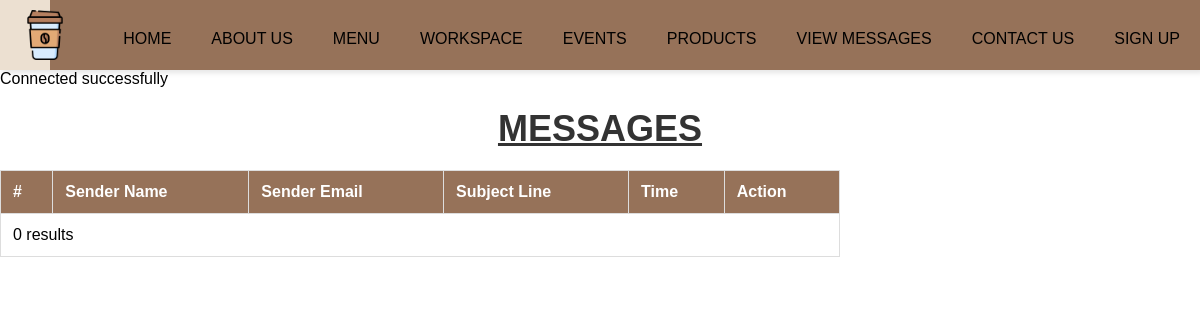
The page /view_messages.php on the database as committed earlier.
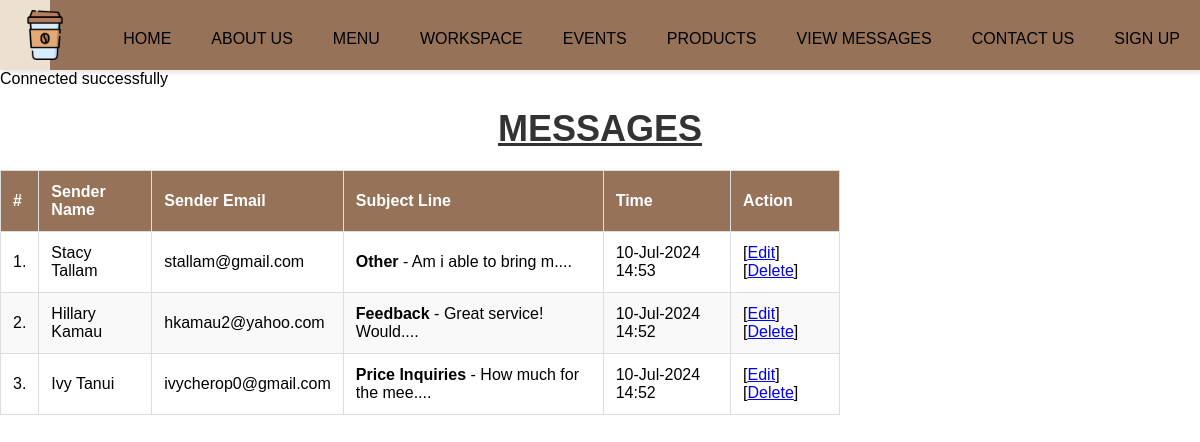
The same page on the database as committed later.
### tables this page shows
CREATE TABLE `messages` (
  `messageID` bigint(10) NOT NULL,
  `sender_name` varchar(50) NOT NULL DEFAULT '',
  `sender_email` varchar(50) NOT NULL DEFAULT '',
  `subject_line` text DEFAULT NULL,
  `text_message` text DEFAULT NULL,
  `datecreated` datetime DEFAULT current_timestamp(),
  `dateupdated` datetime DEFAULT current_timestamp() ON UPDATE current_timestamp()
);

### view_messages.php (the view, shortened to what this page needs)
<!DOCTYPE html>
<html lang="en">
<head>
    <link rel="stylesheet" href="css/main.css">
    <link rel="stylesheet" href="css/products.css">
</head>
<body>
<?php
include_once("template/nav.php");
require_once("includes/db_connect.php");
$select_msg = "SELECT * FROM messages ORDER BY datecreated DESC";
$sel_msg_res = $conn->query($select_msg);
$en = 0;
?>
<h1>MESSAGES</h1>
<div>
    <table class="product-table">
        <thead>
            <tr>
                <th>#</th>
                <th>Sender Name</th>
                <th>Sender Email</th>
                <th>Subject Line</th>
                <th>Time</th>
                <th>Action</th>
            </tr>
        </thead>
        <tbody>
<?php
if ($sel_msg_res->num_rows > 0) {
    while ($sel_msg_row = $sel_msg_res->fetch_assoc()) {
        $en++;
?>
            <tr>
                <td><?php echo $en; ?>.</td>
                <td><?php echo $sel_msg_row["sender_name"]; ?></td>
                <td><?php echo $sel_msg_row["sender_email"]; ?></td>
                <td><?php echo "<strong>" . $sel_msg_row["subject_line"] . '</strong> - ' . substr($sel_msg_row["text_message"], 0, 20) . '....'; ?></td>
                <td><?php echo date("d-M-Y H:i", strtotime($sel_msg_row["datecreated"])); ?></td>
                <td>[<a href="edit_msg.php?messageID=<?php echo $sel_msg_row["messageID"]; ?>">Edit</a>]
                    [<a href="view_messages.php?DelID=<?php echo $sel_msg_row["messageID"]; ?>"<a href=" "onclick="return confirm('This message will be deleted permanetly.Are you sure?')" >Delete</a>]</td>
            </tr>
<?php
    }
} else {
    echo "<tr><td colspan='6'>0 results</td></tr>";
}
?>
        </tbody>
    </table>
</div>
</body>
</html>

### template/nav.php
<nav>
            <ul>
                <div class="logo">
                    <a href="#"><img src="images/logo.png" alt="logo" class="nav-icon"></a>
                </div>
                <li><a href="home.php">HOME</a></li>
                <li><a href="about.php">ABOUT US</a></li>
                <li><a href="menu.php">MENU</a></li>
                <li><a href="workspace.php">WORKSPACE</a></li>
                <li><a href="events.php">EVENTS</a></li>
                <li><a href="products.php">PRODUCTS</a></li>
                <li><a href="view_messages.php">VIEW MESSAGES</a></li>
                <li><a href="contact.php">CONTACT US</a></li>
                <li><a href="signup.php">SIGN UP</a></li>
            </ul>
        </nav>

### includes/db_connect.php (shortened to what this page needs)
<?php
echo "Connected successfully";
?>

### css/main.css (style rules this page uses)
* { padding: 0; margin: 0; box-sizing: border-box; font-family: Verdana, Geneva, Tahoma, sans-serif; }
nav { background-color: #967259; box-shadow: 3px 3px 5px rgba(0, 0, 0, 0.1); overflow: hidden; position: relative; width: 100%; }
nav ul { list-style: none; display: flex; justify-content: flex-end; align-items: center; padding: 0; margin: 0; }
nav li { height: 30px; }
nav a { padding: 10px 20px; text-decoration: none; color: black; display: flex; align-items: center; }
.logo { height: auto; width: 50px; margin-right: auto; }
.nav-icon { width: 50px; height: auto; vertical-align: middle; display: flex; margin-left: auto; }

### css/products.css (style rules this page uses)
h1 { text-align: center; margin: 20px 0; text-decoration: underline; font-size: 36px; color: #333; }
.product-table { width: 70%; border-collapse: collapse; margin: 20px 0; }
.product-table thead { background-color: #967259; color: white; }
.product-table th, .product-table td { padding: 12px; text-align: left; border: 1px solid #ddd; }
.product-table tbody tr:nth-child(even) { background-color: #f9f9f9; }
.product-table th { border: 1px solid #ddd; }

Rows that differ between the two databases and show on the page:
added messages: sender_name "Stacy Tallam", sender_email "stallam@gmail.com", subject_line "Other", text_message "Am i able to bring m", datecreated "10-Jul-2024 14:53"
added messages: sender_name "Hillary Kamau", sender_email "hkamau2@yahoo.com", subject_line "Feedback", text_message "Great service! Would", datecreated "10-Jul-2024 14:52"
added messages: sender_name "Ivy Tanui", sender_email "ivycherop0@gmail.com", subject_line "Price Inquiries", text_message "How much for the mee", datecreated "10-Jul-2024 14:52"
Other text that changed with them:
text no longer shown: "0 results"
